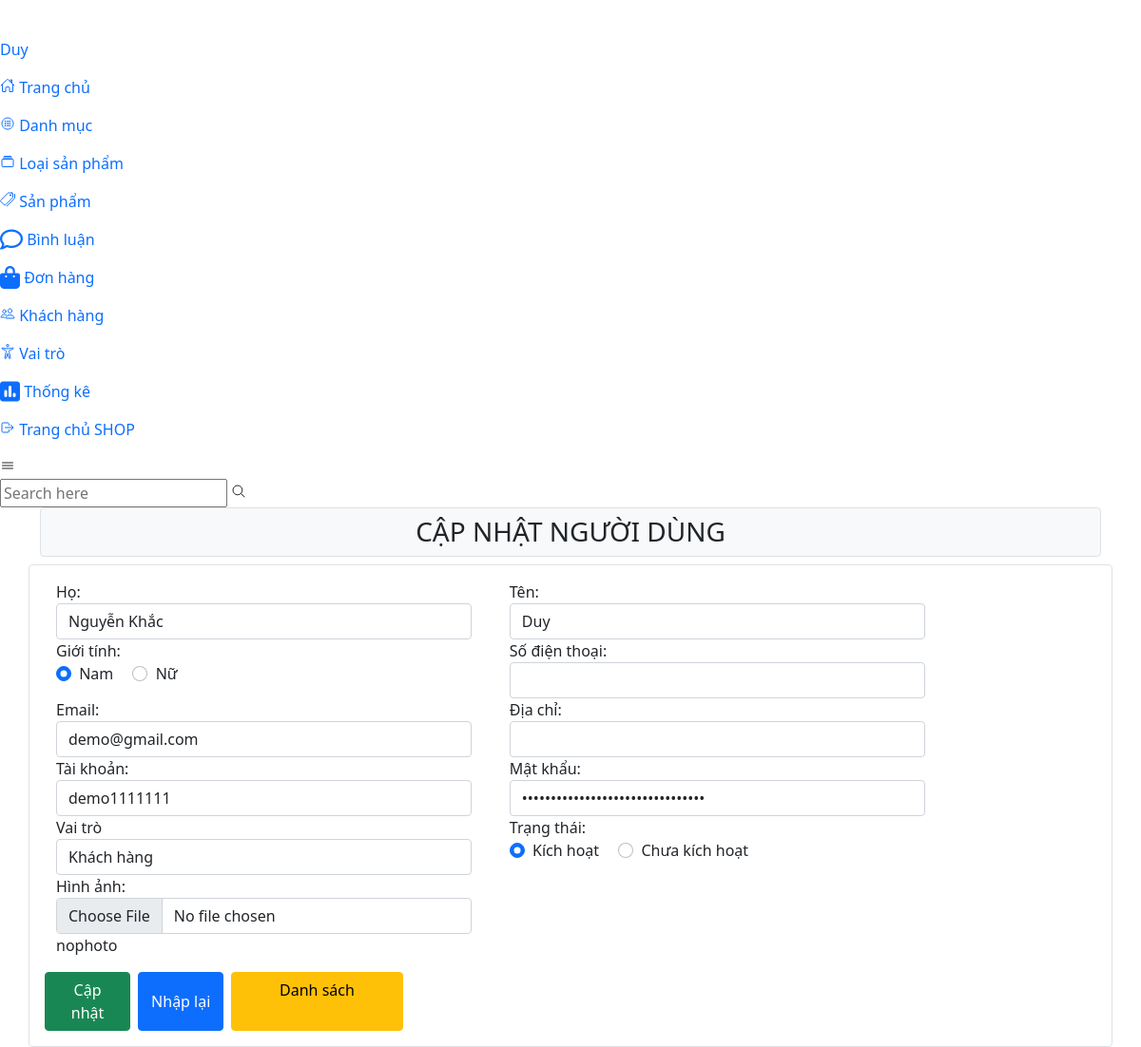
/admin/nguoidung/index.php?btn_edit&MaND=68 (signed in), run on the app's committed database.
### tables this page shows
CREATE TABLE `nguoidung` (
  `MaND` int(11) NOT NULL,
  `Ho` varchar(20) NOT NULL,
  `Ten` varchar(20) NOT NULL,
  `GioiTinh` bit(1) NOT NULL,
  `SDT` varchar(20) NOT NULL,
  `Email` varchar(50) NOT NULL,
  `Hinh` varchar(200) NOT NULL,
  `DiaChi` varchar(200) NOT NULL,
  `TaiKhoan` varchar(100) NOT NULL,
  `MatKhau` varchar(100) NOT NULL,
  `Quyen_ID` int(11) NOT NULL,
  `TrangThai` bit(1) NOT NULL
);

### admin/nguoidung/index.php (called while the page is built, shortened)
<?php
    include_once ("../../global.php");
    include_once ("../../dao/pdo.php");
    include_once ("../../dao/nguoidung.php");
    include_once ("../../dao/quyen.php");
    extract($_REQUEST);
    if(exist_param("btn_add")){
        $VIEW_NAME = "them.php";
        $listQuyen = phanquyen_select_all();
    }elseif (exist_param("btn_edit")) {
      $MaND = $_REQUEST['MaND'];
      $listQuyen = phanquyen_select_all();
      $item=nguoidung_select_by_id($MaND);
      extract($item);
      $hinhpath=$UPLOAD_URL.$Hinh;
      if(is_file($hinhpath)){
          $hinh="<img src='".$hinhpath."' height='70'>";
      }else{
          $hinh="nophoto";
      }
    }elseif (exist_param('kyw')) {
        $kyw= $_GET['kyw'];
         require_once 'phantrang.php';
    $items = nguoidung_select_all($kyw, $orderCondition, $item_per_page, $offset);
        $VIEW_NAME = "danhsach.php";
    }
    require "../layout.php";
?>

### dao/pdo.php (called while the page is built, shortened)
<?php
function pdo_get_connection(){
    $dburl = "mysql:host=sql204.infinityfree.com;dbname=if0_37000429_duanmau_web2041;charset=utf8";
    $username = 'if0_37000429';
    $password = '0905206292Duy';
    $conn = new PDO($dburl, $username, $password);
    $conn->setAttribute(PDO::ATTR_ERRMODE, PDO::ERRMODE_EXCEPTION);
    return $conn;
}
function pdo_query($sql){
    $sql_args = array_slice(func_get_args(), 1);
    try{
        $conn = pdo_get_connection();
        $stmt = $conn->prepare($sql);
        $stmt->execute($sql_args);
        $rows = $stmt->fetchAll();
        return $rows;
    }
    catch(PDOException $e){
        throw $e;
    }
    finally{
        unset($conn);
    }
}
function pdo_query_one($sql){
    $sql_args = array_slice(func_get_args(), 1);
    try{
        $conn = pdo_get_connection();
        $stmt = $conn->prepare($sql);
        $stmt->execute($sql_args);
        $row = $stmt->fetch(PDO::FETCH_ASSOC);
        return $row;
    }
    catch(PDOException $e){
        throw $e;
    }
    finally{
        unset($conn);
    }
}

### dao/nguoidung.php (called while the page is built, shortened)
<?php
require_once 'pdo.php';
function nguoidung_select_by_id($MaND){
    $sql = "SELECT * FROM nguoidung WHERE MaND=?";
    return pdo_query_one($sql, $MaND);
}

### dao/quyen.php (called while the page is built, shortened)
<?php
require_once 'pdo.php';
function phanquyen_select_all(){
    $sql = "SELECT * FROM phanquyen";
    return pdo_query($sql);
}

### global.php (called while the page is built, shortened)
<?php
    $UPLOAD_URL= "../../uploaded/";
?>

### admin/nguoidung/capnhat.php (the view, shortened to what this page needs)
<h3 class="text-uppercase p-2 bg-light mb-2 border rounded text-center">Cập nhật người dùng</h3>
    <form action="index.php" class="bg-white border p-3 rounded row" id="form_nguoidung" method="post" enctype="multipart/form-data">
        <div class="form-group col-lg-5 me-3">
            <label for="Ho">Họ:</label>
            <input type="text" class="form-control" name="Ho" id="Ho" value="<?=$Ho?>">
        </div>
        <div class="form-group col-lg-5 me-3">
            <label for="Ten">Tên:</label>
            <input type="text" class="form-control" name="Ten" id="Ten" value="<?=$Ten?>">
        </div>
        <div class="form-group col-lg-5 me-3">
            <label for="GioiTinh">Giới tính:</label>
            <div class="form-group">
                    <input class="form-check-input me-1" id="GioiTinh1" type="radio" name="GioiTinh"
                    <?php if (isset($GioiTinh) && $GioiTinh=="1") echo "checked";?>
                    value="1">
                    <label class="form-check-label me-3" for="GioiTinh1">Nam</label>
                    <input class="form-check-input me-1" id="GioiTinh2" type="radio" name="GioiTinh"
                    <?php if (isset($GioiTinh) && $GioiTinh=="0") echo "checked";?>
                    value="0">
                    <label class="form-check-label" for="GioiTinh2">Nữ</label>
            </div>
        </div>
        <div class="form-group col-lg-5 me-3">
            <label for="SDT">Số điện thoại:</label>
            <input type="text" class="form-control" name="SDT" id="SDT" value="<?=$SDT?>">
        </div>
        <div class="form-group col-lg-5 me-3">
            <label for="Email">Email:</label>
            <input type="email" class="form-control" name="Email" id="Email" value="<?=$Email?>">
        </div>
        <div class="form-group col-lg-5 me-3">
            <label for="DiaChi">Địa chỉ:</label>
            <input type="text" class="form-control" name="DiaChi" id="DiaChi" value="<?=$DiaChi?>">
        </div>
        <div class="form-group col-lg-5 me-3">
            <label for="TaiKhoan">Tài khoản:</label>
            <input type="text" class="form-control" name="TaiKhoan" id="TaiKhoan" value="<?=$TaiKhoan?>">
        </div>
        <div class="form-group col-lg-5 me-3">
            <label for="MatKhau">Mật khẩu:</label>
            <input type="password" class="form-control" name="MatKhau" id="MatKhau" value="<?=$MatKhau?>">
        </div>
        <div class="form-group col-lg-5 me-3">
            <label for="VaiTro">Vai trò</label>
            <select class="form-control" name="VaiTro" id="VaiTro" required>
                <?php
                     foreach ($listQuyen as $quyen) {
                        extract($quyen);
                        if($Quyen_ID==$MaQuyen) $s="selected"; else $s="";
                        echo '<option value="'.$MaQuyen.'"'.$s.'>'.$TenQuyen.'</option>';
                      }
                  ?>
            </select>
        </div>
        <div class="form-group col-lg-5 me-3">
            <label for="TrangThai">Trạng thái:</label>
            <div class="form-group">
                    <input class="form-check-input me-1" id="TrangThai1" type="radio" name="TrangThai"
                    <?php if (isset($TrangThai) && $TrangThai=="1") echo "checked";?>
                    value="1">
                    <label class="form-check-label me-3" for="TrangThai1">Kích hoạt</label>
                    <input class="form-check-input me-1" id="TrangThai2" type="radio" name="TrangThai"
                    <?php if (isset($TrangThai) && $TrangThai=="0") echo "checked";?>
                    value="0">
                    <label class="form-check-label" for="TrangThai2">Chưa kích hoạt</label>
            </div>
        </div>
        <div class="form-group col-lg-5 me-3">
            <label for="Hinh">Hình ảnh:</label>
            <input type="file" class="form-control" name="Hinh" id="Hinh"></input> <?=$hinh?>
        </div>
        <div class="btn-form row">
        <button name="btn_update" class="btn btn-success mt-3 me-2 col-lg-1">Cập nhật</button>
        <button type="reset" class="btn btn-primary mt-3 me-2 col-lg-1">Nhập lại</button>
        <a href="./" class="btn btn-warning mt-3 me-2 col-lg-2">Danh sách</a>
        </div>
    </form>

### data on the page
nguoidung: Ho "Nguyễn Khắc", Ten "Duy", GioiTinh "☑ Nam", GioiTinh "☐ Nữ", Email "demo@gmail.com", TaiKhoan "demo1111111", TrangThai "☑ Kích hoạt", TrangThai "☐ Chưa kích hoạt", Hinh "nophoto"

### other printed values
$_SESSION['nguoidung']['Ten'] "Duy"
form field VaiTro "Khách hàng"
